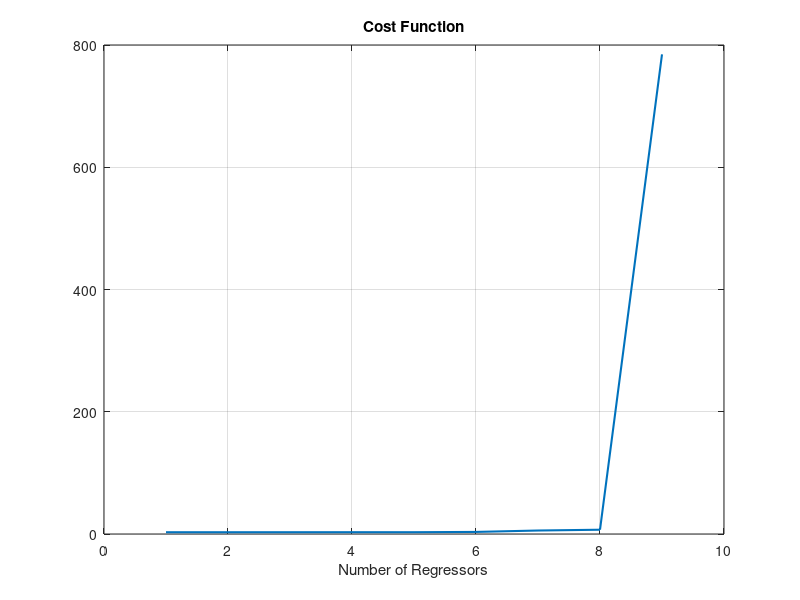
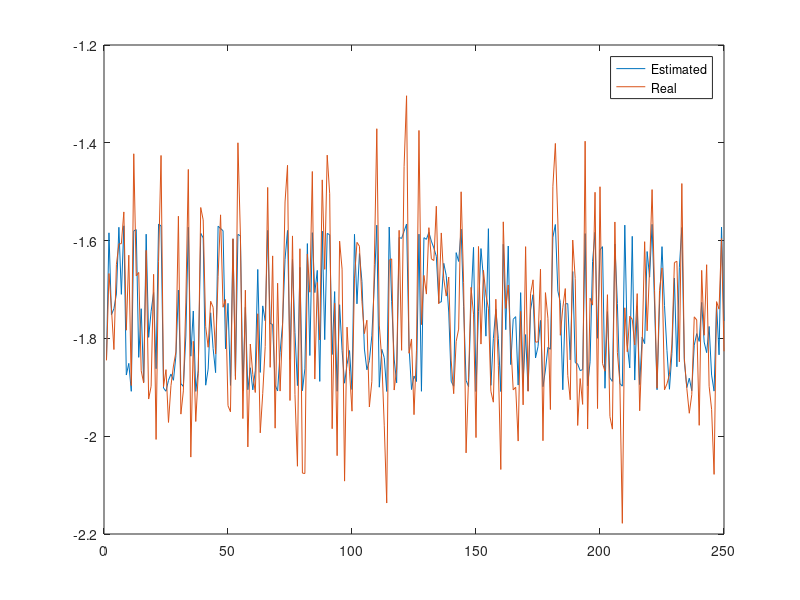
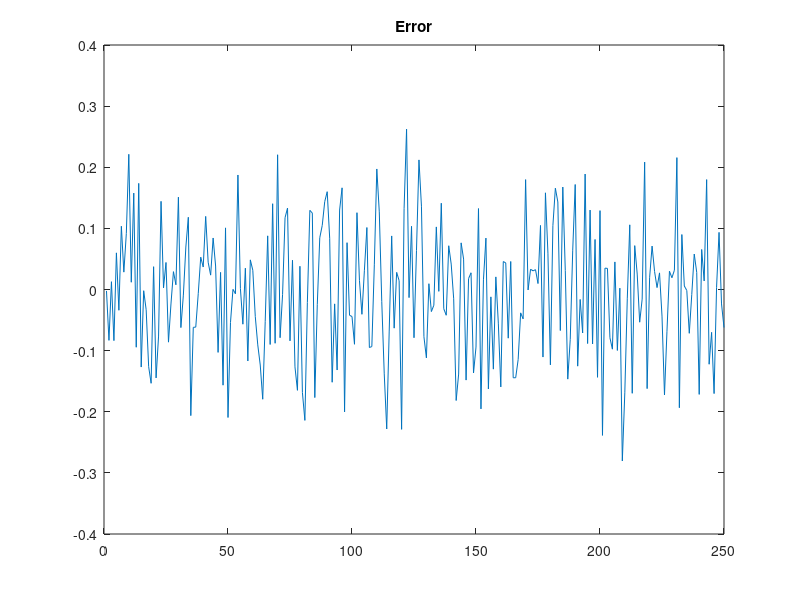

Write MATLAB code to recreate these figures, in order. (Note: this script raises an error after producing the figures.)
clc
clear all
close all
%%
load ('data')
load ('noise1')
load ('noise2')
load ('noise3')
u=data(:,1);
rand=0.75*length(u);
%%
y=-1.5*ones(1000,1)-(0.8*u.^1)+(0.01*u.^3)+(2.25*u.^6)-(1.7*u.^8) + noise3;
U_Train=u(1:rand,1);
Y_Train=y(1:rand,1);
U_Test=u(rand+1:end,1);
Y_Test=y(rand+1:end,1);

X_Train=[ones(rand,1) U_Train.^1 U_Train.^2 U_Train.^3 U_Train.^4 U_Train.^5 U_Train.^6 U_Train.^7 U_Train.^8];
X_Test=[ones((1000-rand),1) U_Test.^1 U_Test.^2 U_Test.^3 U_Test.^4 U_Test.^5 U_Test.^6 U_Test.^7 U_Test.^8];

%%
Xtrain_new=X_Train;
Xtest_new=X_Test;
Xtrain_base=X_Train;
Xtest_base=X_Test;
for j=1:size(X_Train,2)
    
    for i=1:size(X_Train,2)
        tp_train=Xtrain_new;
        tp_test=Xtest_new;
        tp_train(:,i)=[];
        tp_test(:,i)=[];
        teta_hat=inv(((tp_train)')*tp_train)*((tp_train)')*Y_Train;
        y_hat=tp_test*teta_hat;
        er=Y_Test-y_hat;
        J(i)=sum(er.^2);
    end
    
    [m,r]=min(J);
    Error(j)=m;
    J(r)=[];
    for k=1:size(Xtrain_base,2)
        if X_Train(:,r)==Xtrain_base(:,k)
            num(j)=k;
        end
    end
    Xtrain_new(:,r)=[];
    Xtest_new(:,r)=[];
    X_Train(:,r)=[];
    X_Test(:,r)=[];
end
disp(strcat('Order of delete Regressors in Backward Elimination =  ',num2str(num)));
figure
plot(Error,'LineWidth',1.5)
xlabel('Number of Regressors')
grid on
title('Cost Function')

%%
se=5;
Xtrain_new=Xtrain_base(:,num(se+1:end));
Xtest_new=Xtest_base(:,num(se+1:end));
teta_hat=inv(((Xtrain_new)')*Xtrain_new)*((Xtrain_new)')*Y_Train;
y_hat=Xtest_new*teta_hat;

figure
plot(y_hat);
hold on;
plot(Y_Test);
legend('Estimated','Real')


e_new=Y_Test-y_hat;
E=(Y_Test-y_hat)'*(Y_Test-y_hat);
figure
plot(e_new)
title('Error')
J_new=sum(e_new.^2);
display(Error,'Cost Function');
display(mse(e_new),'MSE of Error in Test Data');



